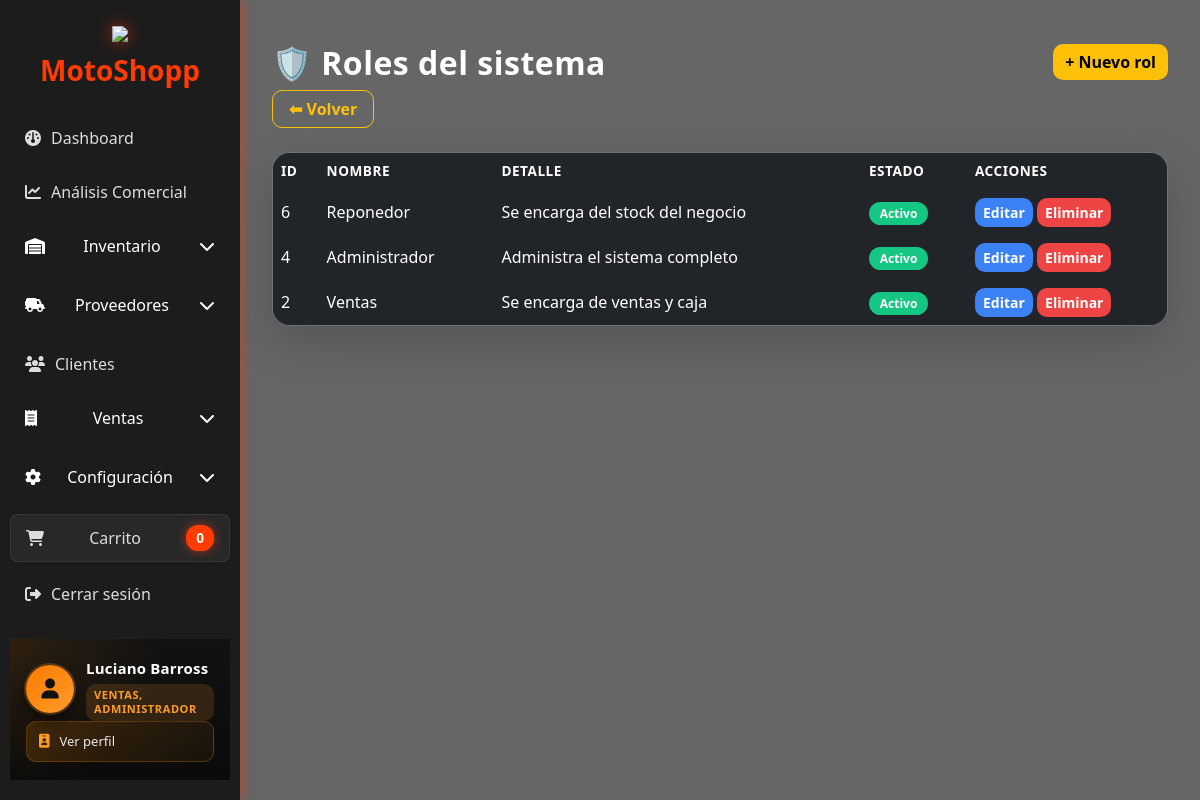
The page /settings/roles.php (signed in) on the database its author committed.
### tables this page shows
CREATE TABLE `roles` (
  `idroles` int NOT NULL AUTO_INCREMENT,
  `nombre_rol` varchar(45) DEFAULT NULL,
  `estado` tinyint(1) DEFAULT NULL,
  `detalle_rol` varchar(45) DEFAULT NULL,
  PRIMARY KEY (`idroles`)
);

### settings/roles.php (the view, shortened to what this page needs)
<?php
include '../conexion/conexion.php';
$roles = $conexion->query("
    SELECT *
    FROM roles
    ORDER BY idroles DESC
")->fetchAll(PDO::FETCH_ASSOC);
include '../dashboard/nav.php';
?>
<link rel="stylesheet" href="estilos_settings.css">
<link href="https://cdn.jsdelivr.net/npm/bootstrap@5.3.3/dist/css/bootstrap.min.css" rel="stylesheet">
<div class="container py-4 roles-ui">
    <div class="d-flex justify-content-between align-items-start mb-4">
        <div>
            <h2 class="fw-bold mb-2">🛡️ Roles del sistema</h2>
            <button
                class="btn btn-outline-warning fw-bold px-3"
                onclick="history.back()">
                ⬅ Volver
            </button>
        </div>
        <button
            class="btn btn-warning fw-bold"
            data-bs-toggle="modal"
            data-bs-target="#modalCrear">
            + Nuevo rol
        </button>
    </div>
    <div class="card bg-dark text-white border-secondary shadow-lg">
        <table class="table table-dark table-hover align-middle mb-0">
            <thead>
                <tr>
                    <th>ID</th>
                    <th>Nombre</th>
                    <th>Detalle</th>
                    <th>Estado</th>
                    <th width="200">Acciones</th>
                </tr>
            </thead>
            <tbody>
            <?php foreach ($roles as $r): ?>
                <tr>
                    <td><?= $r['idroles'] ?></td>
                    <td><?= htmlspecialchars($r['nombre_rol']) ?></td>
                    <td><?= htmlspecialchars($r['detalle_rol']) ?></td>
                    <td>
                        <?php if ($r['estado']): ?>
                            <span class="badge bg-success">Activo</span>
                        <?php else: ?>
                            <span class="badge bg-danger">Inactivo</span>
                        <?php endif; ?>
                    </td>
                    <td>
                        <button
                            class="btn btn-sm btn-primary"
                            data-bs-toggle="modal"
                            data-bs-target="#modalEditar"
                            onclick='editarRol(<?= json_encode($r, JSON_HEX_APOS | JSON_HEX_QUOT) ?>)'>
                            Editar
                        </button>
                        <form action="roles_controller.php" method="POST" class="d-inline delete-form">
                            <button type="button" class="btn btn-sm btn-danger btn-delete">
                                Eliminar
                            </button>
                        </form>
                    </td>
                </tr>
            <?php endforeach; ?>
            </tbody>
        </table>
    </div>
</div>
<?php include '../dashboard/footer.php'; ?>

### dashboard/estilos_dashboard.css (style rules this page uses)
body { margin: 0; font-family: 'Segoe UI', Tahoma, Geneva, Verdana, sans-serif; background: linear-gradient(rgba(0,0,0,0.6), rgba(0,0,0,0.6)), url('../imagenes/fondo_motos.png') no-repeat center center fixed; background-size: cover; display: flex; height: 100vh; }
.card.bg-dark { border-radius: 12px; background: linear-gradient(180deg, #111 0%, #181818 100%); border: 1px solid rgba(255, 200, 100, 0.2); }

### settings/estilos_settings.css (style rules this page uses)
.roles-ui { --primary:#ffc107; --bg-card:rgba(25,25,25,.85); --border:rgba(255,255,255,.06); --text-soft:#bfc3c7; font-family: 'Segoe UI', system-ui, sans-serif; }
.roles-ui h2 { letter-spacing:.5px; font-weight:800; color:#fff; }
.roles-ui .card { background:var(--bg-card); backdrop-filter: blur(8px); border:1px solid var(--border); border-radius:18px; overflow:hidden; transition:.3s; }
.roles-ui table { border-collapse:separate; border-spacing:0; }
.roles-ui thead { background:rgba(255,255,255,.04); }
.roles-ui th { font-weight:600; font-size:.85rem; text-transform:uppercase; letter-spacing:.5px; color:#9da3a9; border:none !important; }
.roles-ui td { border:none !important; color:#e8e8e8; }
.roles-ui tbody tr { transition:.2s; }
.roles-ui .badge { padding:.45em .9em; border-radius:30px; font-weight:600; font-size:.75rem; }
.roles-ui .badge.bg-success { background:#16c784 !important; }
.roles-ui .btn { border-radius:10px; font-weight:600; transition:.25s; }
.roles-ui .btn-warning { background:var(--primary); border:none; }
.roles-ui .btn-primary { background:#3b82f6; border:none; }
.roles-ui .btn-danger { background:#ef4444; border:none; }

### rows shown on the page
roles: idroles "6", nombre_rol "Reponedor", detalle_rol "Se encarga del stock del negocio", estado "Activo"
roles: idroles "4", nombre_rol "Administrador", detalle_rol "Administra el sistema completo", estado "Activo"
roles: idroles "2", nombre_rol "Ventas", detalle_rol "Se encarga de ventas y caja", estado "Activo"

### other values the page prints
$rol "VENTAS, ADMINISTRADOR"
